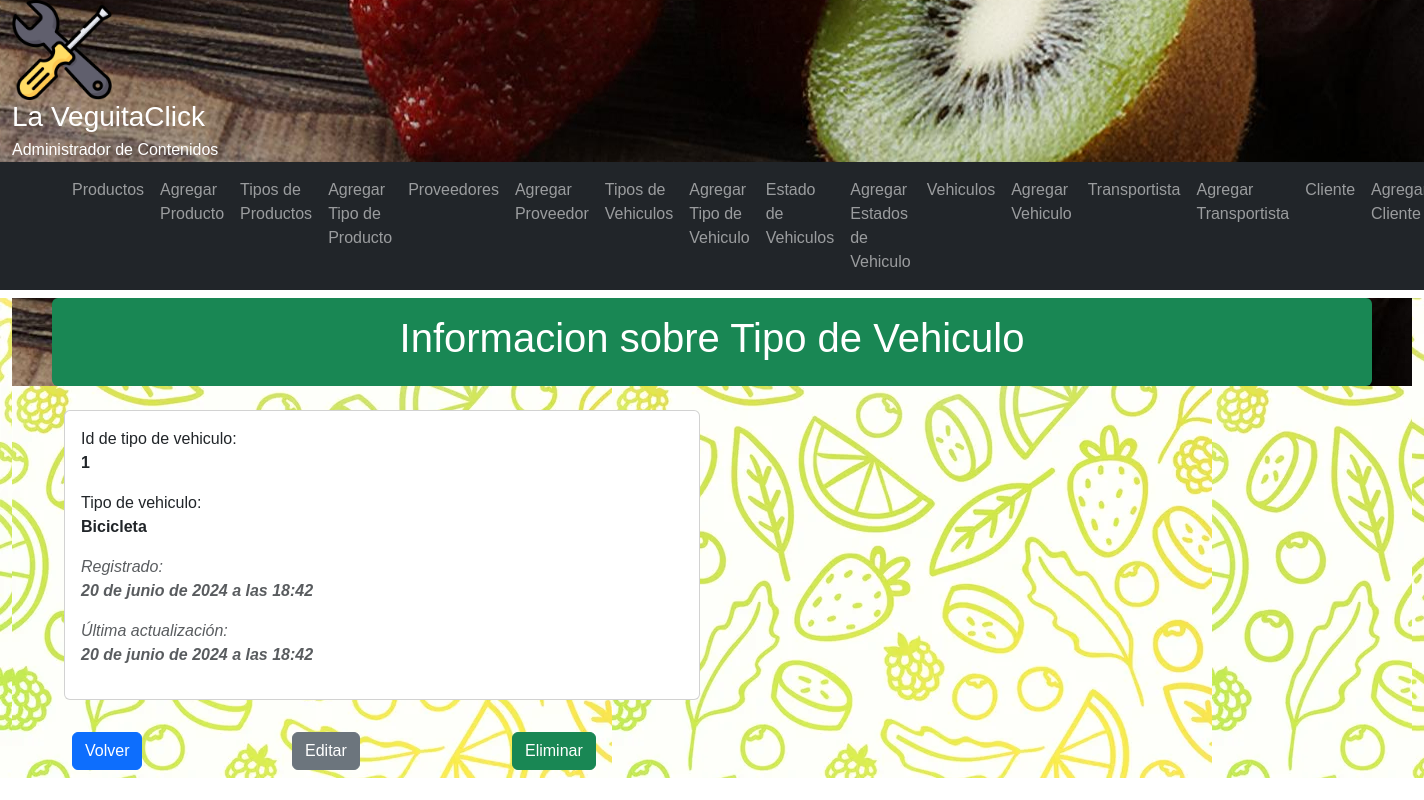
/crud/tipoVehiculo/detail/1, run on the app's committed database.
### crud/models.py (models this page shows, shortened)
class TipoVehiculo(models.Model):
    tipo = models.CharField(verbose_name='Tipo de Vehiculo', max_length=50)
    created_at = models.DateTimeField(verbose_name='Fecha creación', auto_now_add=True)
    updated_at = models.DateTimeField(verbose_name='Fecha actualización', auto_now=True)
    class Meta:
        verbose_name = 'tipo de vehiculo'
        verbose_name_plural = 'tipo de vehiculos'
        ordering = ['id']

### crud/views.py (the view)
# urls.py: path('tipoVehiculo/detail/<str:tipoVehiculo_id>', tipoVehiculo_detail, name="tipoVehiculo-detail"),
def tipoVehiculo_detail(request, tipoVehiculo_id):
    try:
        tipoVehiculo = TipoVehiculo.objects.get(id = tipoVehiculo_id )
        if tipoVehiculo:
            context = {'tipoVehiculo':tipoVehiculo}
            return render(request,'crud/tipoVehiculo-detail.html',context)
        else:
            return redirect(reverse('tipoVehiculo') + '?lala')
    except:
        return redirect(reverse('tipoVehiculo') + '?FAIL')

### crud/templates/crud/tipoVehiculo-detail.html (shortened to what this page needs)
{% extends 'crud/base.html' %}
{% load static %}
{% block main_content %}
<div class="container-fluid">
    <main>
    <header>
    <div class="container my-2 py-3 text-white text-center rounded bg-success">
        <h1>Informacion sobre Tipo de Vehiculo</h1>
    </div>
    </header>
    <div class="container my-4">
        <div class="row">
            <div class="col-md-6">
                <div class="card mb-4">
                    <div class="card-body">
                        <ul class="list-unstyled">
                            <li class="mb-2">Id de tipo de vehiculo: <p class="fw-bold">{{tipoVehiculo.id}}</p></li>
                            <li class="mb-2">Tipo de vehiculo: <p class="fw-bold">{{tipoVehiculo.tipo}}</p></li>
                            <li class="mb-2 text-muted fst-italic">Registrado: <p class="fw-bold">{{tipoVehiculo.created_at}}</p></li>
                            <li class="mb-2 text-muted fst-italic">Última actualización: <p class="fw-bold">{{tipoVehiculo.updated_at}}</p></li>
                        </ul>
                    </div>
                </div>
            </div>
        </div>
        <div class="row">
            <div class="col-2">
                <a class="btn btn-primary m-2" href="{% url 'tipoVehiculo' %}">Volver</a>
            </div>
            <div class="col-2">
                <a class="btn btn-secondary m-2" href="{% url 'tipoVehiculo-edit' tipoVehiculo_id=tipoVehiculo.id %}">Editar</a>
            </div>
            <div class="col-2">
                <a class="btn btn-success m-2 modal-borrar" data-bs-toggle="modal"
                data-bs-target="#staticBackdrop"
                data-href="{% url 'tipoVehiculo-delete' tipoVehiculo_id=tipoVehiculo.id %}">Eliminar</a>
            </div>
        </div>
    </div>
    </main>
</div>
{% endblock %}

### crud/static/crud/css/styles.css (style rules this page uses)
body { margin: 0px; padding: 0px; font-family: Verdana, Geneva, Tahoma, sans-serif; }
header { background: url("img/bg-header.png"); color: white; }
header { background-color: rgb(35, 179, 109); color: white; }
main { background: url("img/bg-page.jpg"); background-color: white; }

### data on the page
TipoVehiculo: id "1", tipo "Bicicleta", created_at "20 de junio de 2024 a las 18:42", updated_at "20 de junio de 2024 a las 18:42"
